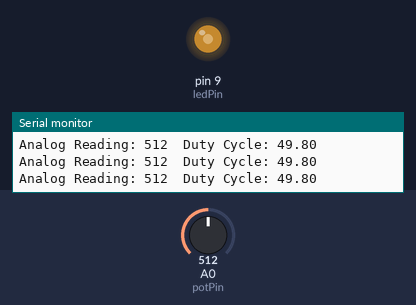
Bench run of a sketch on a simulated Arduino Uno, built with avr-gcc and run on an emulated ATmega328P. Parts: output pins drawn as LEDs (lit = HIGH), the last lines printed to the serial monitor. The test bench sets the inputs (shaded band); at power-on: A0 (potPin) = 512.

Above: at 1.2 s.
1.3 s: A0 (potPin) set to 716
At 2.4 s:
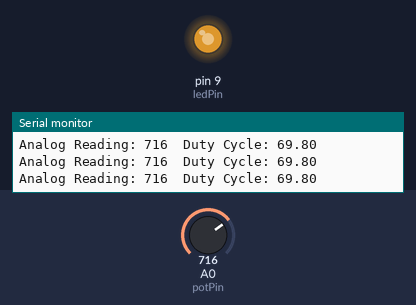
2.8 s: A0 (potPin) set to 900
At 4.0 s:
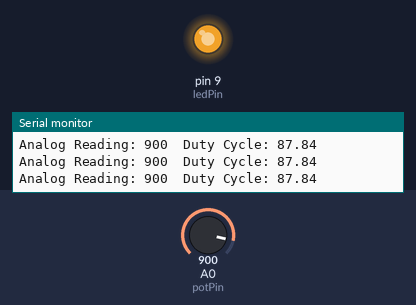
4.3 s: A0 (potPin) set to 122
At 4.6 s:
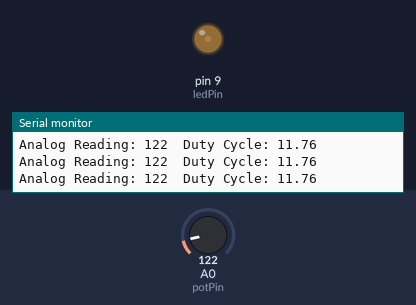
5.8 s: A0 (potPin) set to 110
At 6.3 s:
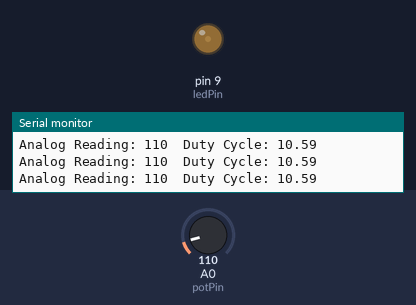
8.8 s: A0 (potPin) set to 104
At 9.7 s:
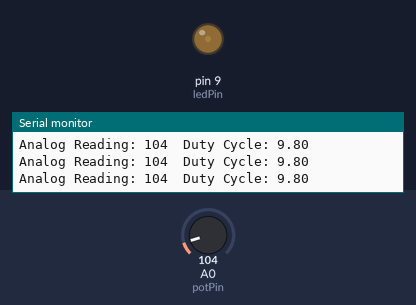
10.3 s: A0 (potPin) set to 511
At 11.2 s:
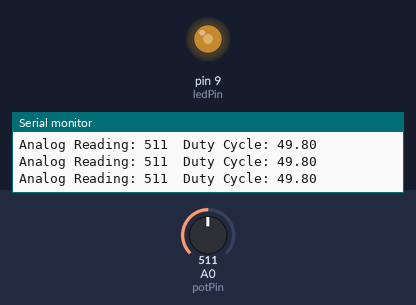
Timing chart, 0 to 12.8 s (numbered marks = the images above; inputs shaded):
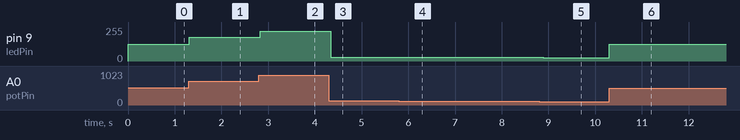

Measured:
- after the input at 1.3 s, pin 9 (ledPin): 127/255 → 178/255 at once
- after the input at 2.8 s, pin 9 (ledPin): 178/255 → 224/255 at once
- after the input at 4.3 s, pin 9 (ledPin): 224/255 → 30/255 at once
- after the input at 5.8 s, pin 9 (ledPin): 30/255 → 27/255 after 0.06 s
- after the input at 8.8 s, pin 9 (ledPin): 27/255 → 25/255 after 0.09 s
- after the input at 10.3 s, pin 9 (ledPin): 25/255 → 127/255 at once

The sketch:

CW3.ino
```cpp
// Define pin connections
const int potPin = A0;      // Potentiometer connected to A0

const int ledPin = 9;       // LED connected to digital pin 9

void setup() {
  // Initialize serial communication at 9600 bps
  Serial.begin(9600);
}

void loop() {
  // Read the potentiometer value (0-1023)
  int potValue = analogRead(potPin);

  // Map the potentiometer value to a PWM duty cycle (0-255)
  int ledBrightness = map(potValue, 0, 1023, 0, 255);

  // Set the LED brightness
  analogWrite(ledPin, ledBrightness);

  // Calculate the duty cycle percentage (0-100)
  float dutyCycle = (ledBrightness / 255.0) * 100;

  // Display the analog reading and duty cycle on the Serial Plotter
  Serial.print("Analog Reading: ");
  Serial.print(potValue);
  Serial.print("\tDuty Cycle: ");
  Serial.println(dutyCycle);

  // Small delay to stabilize readings
  delay(100);
}
```
